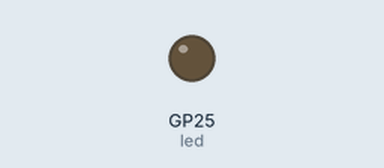
This program was run on a simulated Raspberry Pi Pico running MicroPython. Shown: output pins drawn as LEDs (lit = HIGH). Dashed ring = blinking. What the program prints to the serial console is not drawn.

Above: at 1.0 s.
At 2.5 s:
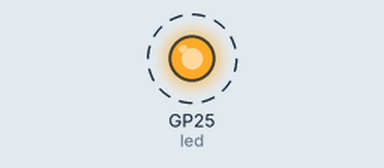
Timing chart, 0 to 4.6 s (numbered marks = the images above):
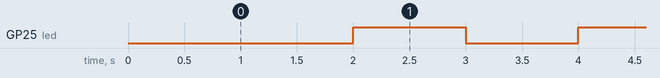

The program:

pi-pico-blinky.py
```python
from machine import Pin, Timer

led = Pin("LED", Pin.OUT)
LED_state = True
tim = Timer()

def tick(timer):
    global led, LED_state
    LED_state = not LED_state
    led.value(LED_state)

print("ahh")
tim.init(freq=1, mode=Timer.PERIODIC, callback=tick)
```

Measured:
- by itself, GP25 (led): alternates HIGH for 1.0 s and LOW for 1.0 s
